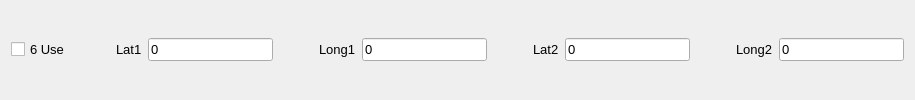
      <widget class="QWidget" name="widget_8" native="true">
       <property name="font">
        <font>
         <pointsize>10</pointsize>
        </font>
       </property>
       <layout class="QGridLayout" name="gridLayout_7">
        <item row="0" column="3">
         <widget class="QLineEdit" name="lineEdit_25">
          <property name="font">
           <font>
            <pointsize>10</pointsize>
           </font>
          </property>
          <property name="text">
           <string>0</string>
          </property>
         </widget>
        </item>
        <item row="0" column="12">
         <widget class="QLineEdit" name="lineEdit_26">
          <property name="font">
           <font>
            <pointsize>10</pointsize>
           </font>
          </property>
          <property name="text">
           <string>0</string>
          </property>
         </widget>
        </item>
        <item row="0" column="7">
         <spacer name="horizontalSpacer_25">
          <property name="font">
           <font>
            <pointsize>10</pointsize>
           </font>
          </property>
          <property name="orientation">
           <enum>Qt::Horizontal</enum>
          </property>
          <property name="sizeHint" stdset="0">
           <size>
            <width>40</width>
            <height>20</height>
           </size>
          </property>
         </spacer>
        </item>
        <item row="0" column="10">
         <spacer name="horizontalSpacer_26">
          <property name="font">
           <font>
            <pointsize>10</pointsize>
           </font>
          </property>
          <property name="orientation">
           <enum>Qt::Horizontal</enum>
          </property>
          <property name="sizeHint" stdset="0">
           <size>
            <width>40</width>
            <height>20</height>
           </size>
          </property>
         </spacer>
        </item>
        <item row="0" column="9">
         <widget class="QLineEdit" name="lineEdit_27">
          <property name="font">
           <font>
            <pointsize>10</pointsize>
           </font>
          </property>
          <property name="text">
           <string>0</string>
          </property>
         </widget>
        </item>
        <item row="0" column="5">
         <widget class="QLabel" name="label_25">
          <property name="font">
           <font>
            <pointsize>10</pointsize>
           </font>
          </property>
          <property name="text">
           <string>Long1</string>
          </property>
         </widget>
        </item>
        <item row="0" column="4">
         <spacer name="horizontalSpacer_27">
          <property name="font">
           <font>
            <pointsize>10</pointsize>
           </font>
          </property>
          <property name="orientation">
           <enum>Qt::Horizontal</enum>
          </property>
          <property name="sizeHint" stdset="0">
           <size>
            <width>40</width>
            <height>20</height>
           </size>
          </property>
         </spacer>
        </item>
        <item row="0" column="6">
         <widget class="QLineEdit" name="lineEdit_28">
          <property name="font">
           <font>
            <pointsize>10</pointsize>
           </font>
          </property>
          <property name="text">
           <string>0</string>
          </property>
         </widget>
        </item>
        <item row="0" column="8">
         <widget class="QLabel" name="label_26">
          <property name="font">
           <font>
            <pointsize>10</pointsize>
           </font>
          </property>
          <property name="text">
           <string>Lat2</string>
          </property>
         </widget>
        </item>
        <item row="0" column="11">
         <widget class="QLabel" name="label_27">
          <property name="font">
           <font>
            <pointsize>10</pointsize>
           </font>
          </property>
          <property name="text">
           <string>Long2</string>
          </property>
         </widget>
        </item>
        <item row="0" column="2">
         <widget class="QLabel" name="label_28">
          <property name="font">
           <font>
            <pointsize>10</pointsize>
           </font>
          </property>
          <property name="text">
           <string>Lat1</string>
          </property>
         </widget>
        </item>
        <item row="0" column="0">
         <widget class="QCheckBox" name="checkBox_7">
          <property name="font">
           <font>
            <pointsize>10</pointsize>
           </font>
          </property>
          <property name="text">
           <string>6 Use</string>
          </property>
         </widget>
        </item>
        <item row="0" column="1">
         <spacer name="horizontalSpacer_28">
          <property name="font">
           <font>
            <pointsize>10</pointsize>
           </font>
          </property>
          <property name="orientation">
           <enum>Qt::Horizontal</enum>
          </property>
          <property name="sizeHint" stdset="0">
           <size>
            <width>40</width>
            <height>20</height>
           </size>
          </property>
         </spacer>
        </item>
       </layout>
      </widget>
